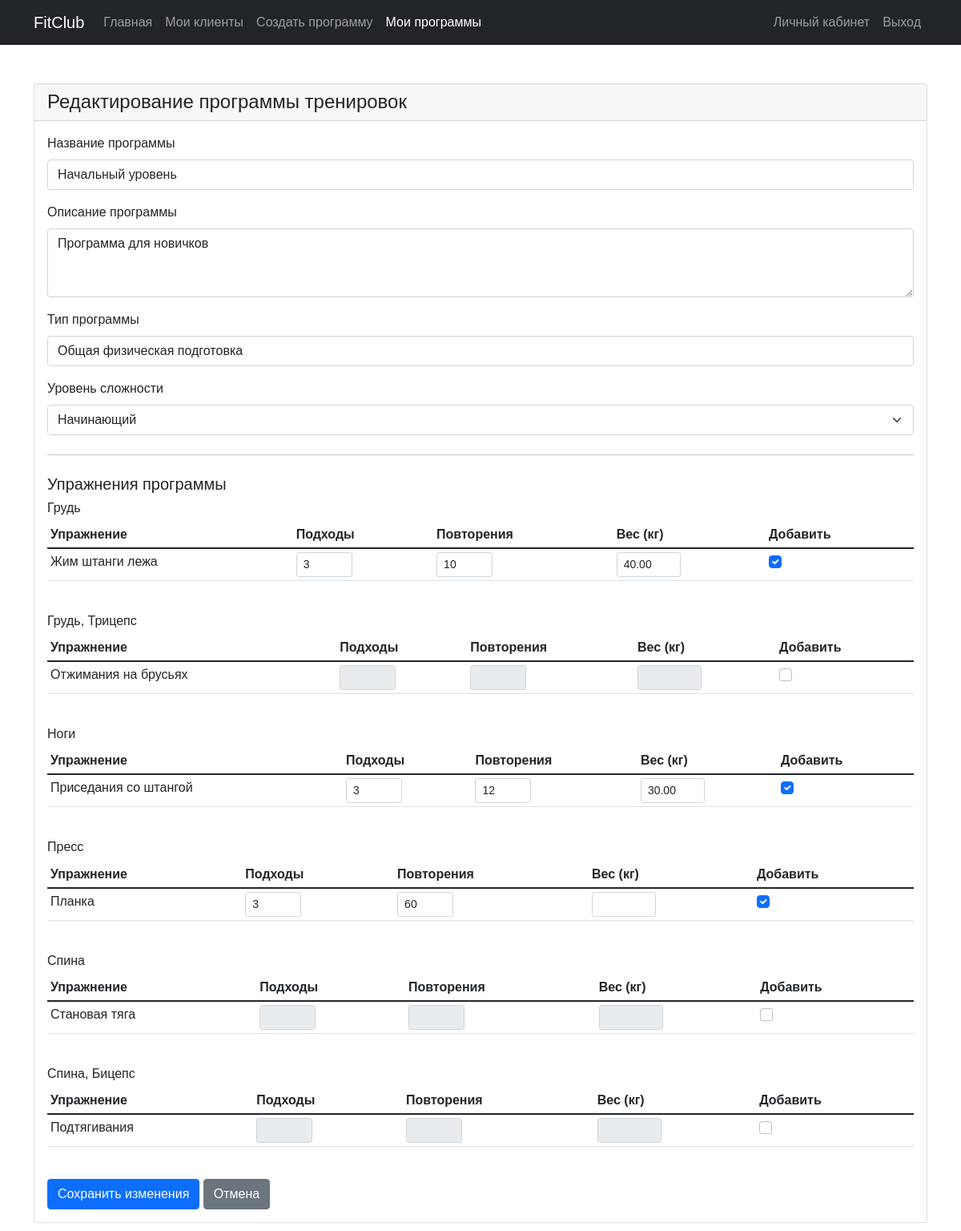
Page /trainer/edit_program.php?id=1 (signed in) on the committed database.
### tables this page shows
CREATE TABLE workout_programs (
    id INT AUTO_INCREMENT PRIMARY KEY,
    name VARCHAR(255) NOT NULL,
    description TEXT,
    type VARCHAR(100),
    difficulty_level ENUM('easy', 'normal', 'hard') DEFAULT 'normal',
    created_by INT NOT NULL,
    created_at TIMESTAMP DEFAULT CURRENT_TIMESTAMP,
    updated_at TIMESTAMP DEFAULT CURRENT_TIMESTAMP ON UPDATE CURRENT_TIMESTAMP,
    FOREIGN KEY (created_by) REFERENCES users(id) ON DELETE CASCADE
);

CREATE TABLE exercises (
    id INT AUTO_INCREMENT PRIMARY KEY,
    name VARCHAR(255) NOT NULL,
    description TEXT ,
    muscle_group VARCHAR(100),
    created_at TIMESTAMP DEFAULT CURRENT_TIMESTAMP
);

CREATE TABLE workout_details (
    id INT AUTO_INCREMENT PRIMARY KEY,
    workout_id INT NOT NULL,
    exercise_id INT NOT NULL,
    sets INT,
    reps INT,
    weight DECIMAL(5,2),
    created_at TIMESTAMP DEFAULT CURRENT_TIMESTAMP,
    FOREIGN KEY (workout_id) REFERENCES workout_programs(id) ON DELETE CASCADE,
    FOREIGN KEY (exercise_id) REFERENCES exercises(id) ON DELETE CASCADE
);

### trainer/edit_program.php (the view, shortened to what this page needs)
<?php
require_once '../config/db.php';
$program_id = isset($_GET['id']) ? intval($_GET['id']) : 0;
$sql = "SELECT * FROM workout_programs WHERE id = ? AND created_by = ?";
$stmt = $conn->prepare($sql);
$stmt->bind_param("ii", $program_id, $_SESSION['user_id']);
$stmt->execute();
$program = $stmt->get_result()->fetch_assoc();
$sql = "SELECT wd.*, e.name as exercise_name, e.muscle_group
        FROM workout_details wd
        JOIN exercises e ON wd.exercise_id = e.id
        WHERE wd.workout_id = ?";
$stmt = $conn->prepare($sql);
$stmt->bind_param("i", $program_id);
$stmt->execute();
$current_exercises = $stmt->get_result()->fetch_all(MYSQLI_ASSOC);
$sql = "SELECT * FROM exercises ORDER BY muscle_group, name";
$exercises = $conn->query($sql)->fetch_all(MYSQLI_ASSOC);
$grouped_exercises = [];
foreach ($exercises as $exercise) {
    $grouped_exercises[$exercise['muscle_group']][] = $exercise;
}
?>
<!DOCTYPE html>
<html lang="ru">
<head>
    <link href="https://cdn.jsdelivr.net/npm/bootstrap@5.1.3/dist/css/bootstrap.min.css" rel="stylesheet">
    <link rel="stylesheet" href="../css/style.css">
</head>
<body>
    <nav class="navbar navbar-expand-lg navbar-dark bg-dark">
        <div class="container">
            <a class="navbar-brand" href="../index.php">FitClub</a>
            <div class="collapse navbar-collapse" id="navbarNav">
                <ul class="navbar-nav me-auto">
                    <li class="nav-item">
                        <a class="nav-link" href="../index.php">Главная</a>
                    </li>
                    <li class="nav-item">
                        <a class="nav-link" href="my_clients.php">Мои клиенты</a>
                    </li>
                    <li class="nav-item">
                        <a class="nav-link" href="create_program.php">Создать программу</a>
                    </li>
                    <li class="nav-item">
                        <a class="nav-link active" href="my_programs.php">Мои программы</a>
                    </li>
                </ul>
                <ul class="navbar-nav">
                    <li class="nav-item">
                        <a class="nav-link" href="../profile.php">Личный кабинет</a>
                    </li>
                    <li class="nav-item">
                        <a class="nav-link" href="../logout.php">Выход</a>
                    </li>
                </ul>
            </div>
        </div>
    </nav>
    <div class="container py-5">
        <div class="card">
            <div class="card-header">
                <h4 class="mb-0">Редактирование программы тренировок</h4>
            </div>
            <div class="card-body">
                <form method="POST">
                    <div class="mb-3">
                        <label class="form-label">Название программы</label>
                        <input type="text" class="form-control" name="name"
                               value="<?php echo htmlspecialchars($program['name']); ?>" required>
                    </div>
                    <div class="mb-3">
                        <label class="form-label">Описание программы</label>
                        <textarea class="form-control" name="description" rows="3" required><?php
                            echo htmlspecialchars($program['description']);
                        ?></textarea>
                    </div>
                    <div class="mb-3">
                        <label class="form-label">Тип программы</label>
                        <input type="text" class="form-control" name="type"
                               value="<?php echo htmlspecialchars($program['type']); ?>" required>
                    </div>
                    <div class="mb-3">
                        <label class="form-label">Уровень сложности</label>
                        <select class="form-select" name="difficulty_level" required>
                            <option value="easy" <?php echo $program['difficulty_level'] === 'easy' ? 'selected' : ''; ?>>
                                Начинающий
                            </option>
                        </select>
                    </div>
                    <hr class="my-4">
                    <h5>Упражнения программы</h5>
                    <?php foreach($grouped_exercises as $muscle_group => $exercises): ?>
                        <div class="mb-4">
                            <h6><?php echo htmlspecialchars($muscle_group); ?></h6>
                            <div class="table-responsive">
                                <table class="table table-sm">
                                    <thead>
                                        <tr>
                                            <th>Упражнение</th>
                                            <th>Подходы</th>
                                            <th>Повторения</th>
                                            <th>Вес (кг)</th>
                                            <th>Добавить</th>
                                        </tr>
                                    </thead>
                                    <tbody>
                                        <?php foreach($exercises as $exercise):
                                            $current_exercise = array_filter($current_exercises, function($e) use ($exercise) {
                                                return $e['exercise_id'] == $exercise['id'];
                                            });
                                            $current_exercise = reset($current_exercise);
                                        ?>
                                            <tr>
                                                <td><?php echo htmlspecialchars($exercise['name']); ?></td>
                                                <td>
                                                    <input type="number" class="form-control form-control-sm"
                                                           name="exercises[<?php echo $exercise['id']; ?>][sets]"
                                                           min="1" max="10" style="width: 70px"
                                                           value="<?php echo $current_exercise ? $current_exercise['sets'] : ''; ?>">
                                                </td>
                                                <td>
                                                    <input type="number" class="form-control form-control-sm"
                                                           name="exercises[<?php echo $exercise['id']; ?>][reps]"
                                                           min="1" max="100" style="width: 70px"
                                                           value="<?php echo $current_exercise ? $current_exercise['reps'] : ''; ?>">
                                                </td>
                                                <td>
                                                    <input type="number" class="form-control form-control-sm"
                                                           name="exercises[<?php echo $exercise['id']; ?>][weight]"
                                                           min="0" step="0.5" style="width: 80px"
                                                           value="<?php echo $current_exercise ? $current_exercise['weight'] : ''; ?>">
                                                </td>
                                                <td>
                                                    <div class="form-check">
                                                        <input class="form-check-input exercise-checkbox"
                                                               type="checkbox"
                                                               data-exercise-id="<?php echo $exercise['id']; ?>"
                                                               <?php echo $current_exercise ? 'checked' : ''; ?>>
                                                    </div>
                                                </td>
                                            </tr>
                                        <?php endforeach; ?>
                                    </tbody>
                                </table>
                            </div>
                        </div>
                    <?php endforeach; ?>
                    <button type="submit" name="update_program" class="btn btn-primary">Сохранить изменения</button>
                    <a href="my_programs.php" class="btn btn-secondary">Отмена</a>
                </form>
            </div>
        </div>
    </div>
</body>
</html>

### css/style.css (style rules this page uses)
body { font-family: 'Arial', sans-serif; }
.card { transition: transform 0.3s; }

### rows in the picture
workout_programs: name "Начальный уровень", description "Программа для новичков", type "Общая физическая подготовка", difficulty_level "Начинающий"
exercises: name "Жим штанги лежа"
workout_details: sets "3", reps "10", weight "40.00"
exercises: name "Отжимания на брусьях"
exercises: name "Приседания со штангой"
workout_details: sets "3", reps "12", weight "30.00"
exercises: name "Планка"
workout_details: sets "3", reps "60"
exercises: name "Становая тяга"
exercises: name "Подтягивания"

### other values in the picture
$muscle_group "Грудь"
$muscle_group "Грудь, Трицепс"
$muscle_group "Ноги"
$muscle_group "Пресс"
$muscle_group "Спина"
$muscle_group "Спина, Бицепс"
